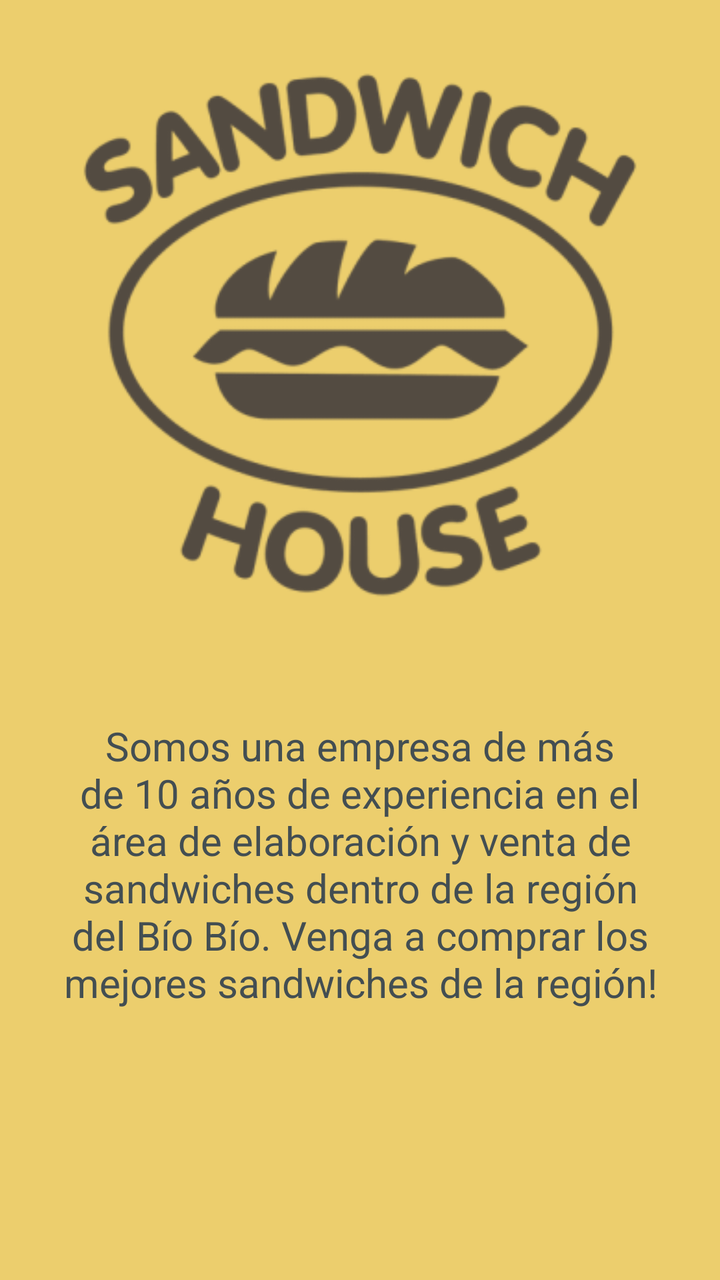
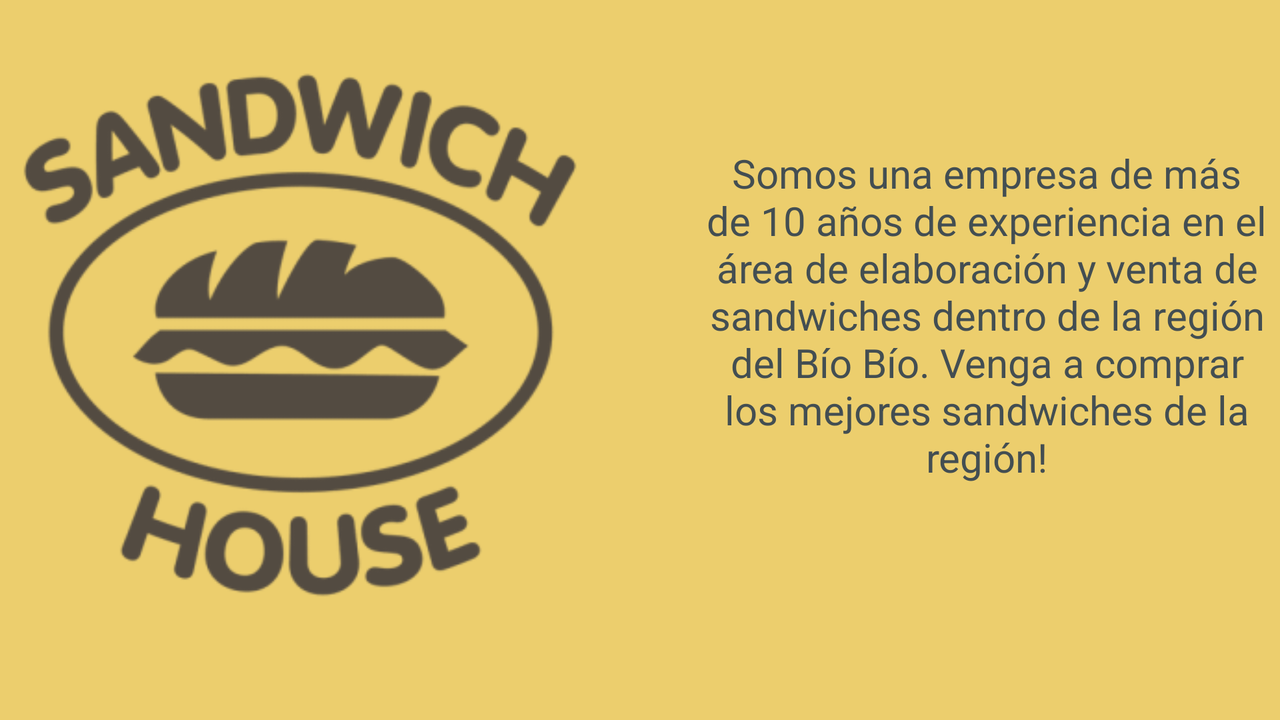

The same Android screen from two of the app's own layout files: first res/layout/ as a phone draws it, then the repository's variant for another configuration, drawn on a device whose configuration selects that folder. Both files follow.
<!-- AndroidManifest.xml: application theme AppTheme -->
<!-- res/layout/activity_about_view.xml -->
<?xml version="1.0" encoding="utf-8"?>
<RelativeLayout xmlns:android="http://schemas.android.com/apk/res/android"
    xmlns:app="http://schemas.android.com/apk/res-auto"
    xmlns:tools="http://schemas.android.com/tools"
    android:id="@+id/RelativeLayout"
    android:layout_width="match_parent"
    android:layout_height="match_parent"
    tools:context=".aboutView">

    <ImageView
        android:id="@+id/logoEmpresa"
        android:layout_width="300dp"
        android:layout_height="335dp"
        android:layout_centerHorizontal="true"
        android:contentDescription="@string/nombreEmpresa"
        android:scaleType="fitCenter"
        app:srcCompat="@mipmap/logo_foreground" />

    <TextView
        android:id="@+id/descripcionEmpresa"
        android:layout_width="300dp"
        android:layout_height="267dp"
        android:layout_alignBottom="@id/logoEmpresa"
        android:layout_centerHorizontal="true"
        android:layout_marginBottom="-231dp"
        android:gravity="center"
        android:text="@string/aboutViewDescripcion"
        android:textSize="20sp" />

</RelativeLayout>
<!-- resources referenced by this layout -->
<resources>
  <!-- mipmap logo_foreground: png bitmap (mipmap-hdpi, 10044 bytes) -->
  <string name="aboutViewDescripcion">Somos una empresa de más de 10 años de experiencia en el área de elaboración y venta de sandwiches dentro de la región del Bío Bío. Venga a comprar los mejores sandwiches de la región!</string>
  <string name="nombreEmpresa">Sandwich House</string>
  <style name="AppTheme" parent="Theme.AppCompat.Light.DarkActionBar">
          
          <item name="colorPrimary">@color/colorPrimary</item>
          <item name="colorPrimaryDark">@color/colorPrimaryDark</item>
          <item name="colorAccent">@color/colorAccent</item>
          <item name="android:textColor">@color/colorPrimaryDark</item>
          <item name="android:colorBackground">@color/text_color</item>
          <item name="android:colorButtonNormal">@color/colorAccent</item>
      </style>
  <color name="colorPrimary">#5b8c85</color>
  <color name="colorPrimaryDark">#434e52</color>
  <color name="colorAccent">#b0a160</color>
  <color name="text_color">#ecce6d</color>
</resources>
<!-- res/layout-land/activity_about_view.xml (the repository's variant of the layout above) -->
<!-- drawn on the phone turned sideways -->
<?xml version="1.0" encoding="utf-8"?>
<RelativeLayout xmlns:android="http://schemas.android.com/apk/res/android"
    xmlns:app="http://schemas.android.com/apk/res-auto"
    xmlns:tools="http://schemas.android.com/tools"
    android:id="@+id/RelativeLayout"
    android:layout_width="match_parent"
    android:layout_height="match_parent"
    tools:context=".aboutView">

    <ImageView
        android:id="@+id/logoEmpresa"
        android:layout_width="300dp"
        android:layout_height="335dp"
        android:contentDescription="@string/nombreEmpresa"
        android:scaleType="fitCenter"
        app:srcCompat="@mipmap/logo_foreground" />

    <TextView
        android:id="@+id/descripcionEmpresa"
        android:layout_width="300dp"
        android:layout_height="267dp"
        android:layout_alignBottom="@id/logoEmpresa"
        android:layout_marginStart="47dp"
        android:layout_marginBottom="44dp"
        android:layout_toEndOf="@+id/logoEmpresa"
        android:gravity="center"
        android:text="@string/aboutViewDescripcion"
        android:textSize="20sp" />

</RelativeLayout>
